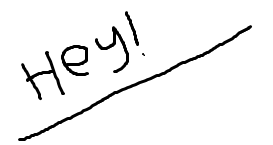
#> input picture images/hey.png, 273 x 145 px
$ jupyter execute --allow-errors 05-hough_rho_theta.ipynb   (older library calls are emulated)
#> lines starting #> are read from the running program, lines starting #| are printed output that depends on the picture; after the words box and inside, x2 and y2 are one past the last pixel; in counts of white or black regions, pixels touching at a corner belong together
## Hough lines using polar coordinates and by iterating through (voting for) rho and theta

### imports

[cell 1]
import cv2
import numpy as np
from matplotlib import pyplot as plt
from IPython.display import clear_output

### main variables

[cell 2]
image_path = '../images/hey.png'

### functions

[cell 3]
#Source: https://stackoverflow.com/a/42314798

def plotimage(img, title=None, figsize=None):
    h = img.shape[0]
    w = img.shape[1]
    dpi = 80
    if figsize is None:
        figsize = w / float(dpi), h / float(dpi)
    fig = plt.figure(figsize=figsize)
    ax = fig.add_axes([0, 0, 1, 1])
    ax.axis('off')
    ax.imshow(img, cmap='gray')
    if title:
        plt.title(title)
    plt.show()

### code

## Read Image

[cell 4]
img = cv2.imread(image_path)
#> img is the input picture: shape (145, 273, 3); min 0, max 255, mean 242.9
img = cv2.cvtColor(img, cv2.COLOR_RGB2BGR)
gray = cv2.cvtColor(img, cv2.COLOR_BGR2GRAY)
threshold = 100
gray[gray<threshold] = 0
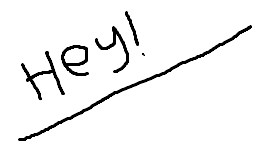
#> gray: shape (145, 273); min 0, max 255, mean 242.5
gray[gray>=threshold] = 1
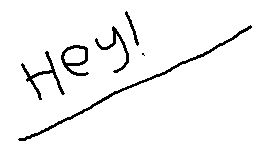
#> gray: shape (145, 273); values 0 (black) and 1 (white), 95.5% white; black in thin lines or dots, all inside (x1, y1, x2, y2) = (18, 11, 252, 141)
bw = 1-gray
plotimage(bw, 'Grayscale Image')
#> (the call stopped at in plotimage, `fig = plt.figure(figsize=figsize)`: IPython is not available in this run)

[cell 5]
# [5 lines of commented-out code are left out]

### Vote

[cell 6]
def get_rho(theta, x, y):
    deg = np.deg2rad(theta)
    return x*np.cos(deg)+y*np.sin(deg)

[cell 7]
def transform_coords(p1,p2):
    t0 = p1[0]
    t1 = p2[0]
    r0 = p1[1]
    r1 = p2[1]

    r0 = int((r0- rho_min)/rho_step)
    r1 = int((r1- rho_min)/rho_step)
    t0 = int((t0- theta_min)/theta_step)
    t1 = int((t1- theta_min)/theta_step)

    return (t0,r0), (t1,r1)

[cell 8]
def draw_rho_theta(x,y):
    result_img = np.zeros((len(rho_axis), len(theta_axis)))

    rho = get_rho(theta_axis, x, y).astype('int')

    for i in range(len(theta_axis)-1):
        p1, p2 = transform_coords((theta_axis[i], rho[i]), (theta_axis[i+1], rho[i+1]))
        cv2.line(result_img, p1, p2, 1)

    return result_img

#### Voting

[cell 9]
theta_min, theta_max = -89, 90
theta_step = 1
theta_axis = np.arange(theta_min, theta_max, theta_step).astype('int')

dist = int(np.linalg.norm(np.array(bw.shape)))
#> dist = 309
rho_min = 0
rho_max = dist
#> rho_max = 309
rho_step = 1
rho_axis = np.arange(rho_min, rho_max, rho_step).astype('int')
#> rho_axis = 309 values from 0 to 308

#####

votes = np.zeros(shape=(len(rho_axis),len(theta_axis)), dtype='int')
prev_percentage = percentage = None

for x in range(bw.shape[0]):
    for y in range(bw.shape[1]):
        if bw[x,y]:
            mask = draw_rho_theta(x,y)
            votes = votes + mask
    prev_percentage = percentage
    percentage = x/(bw.shape[0]-1)
    clear_output(wait=True)
    print("{:.1%}".format(percentage)),
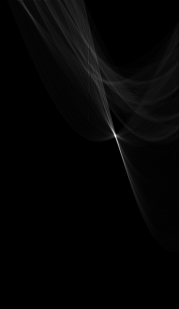
#> votes: shape (309, 179) float64; min 0, max 321, mean 6.1; drawn with min black and max white

plotimage(votes)
#> (the call stopped at in plotimage, `fig = plt.figure(figsize=figsize)`: IPython is not available in this run)

[cell 10]
rho0,theta0 = np.unravel_index(votes.argmax(), votes.shape)
rho = rho0*rho_step + rho_min
theta = theta0*theta_step +theta_min

print(rho, theta)
#| 136 26

### Draw first N lines each in an image

[cell 11]
def draw_max(image, votes, color = (255,0,0), skip=False):
    rho0,theta0 = np.unravel_index(votes.argmax(), votes.shape)
    votes[rho0,theta0] = 0
    if skip:
        return

    rho = rho0*rho_step + rho_min
    theta = theta0*theta_step +theta_min
    if theta==0:
        theta+=0.5
    theta = np.deg2rad(theta)

    x0 = 0
    y0 = int((rho-x0*np.cos(theta))/np.sin(theta))

    x1 = image.shape[0]
    y1 = int((rho-x1*np.cos(theta))/np.sin(theta))

    cv2.line(image, (y0,x0), (y1,x1),  color, 1)


image = votes.copy()
N = 50
#> (the rest of this cell did not finish here and is left out)

### Draw first N hough lines in 1 image

[cell 12]
image = votes.copy()
im = img.copy()
N = 50
for i in range(N):
    draw_max(im, image, 255, False)
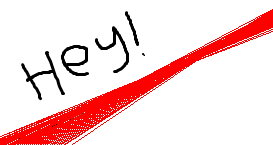
#> im: shape (145, 273, 3); 13.27% of pixels changed, all inside (x1, y1, x2, y2) = (0, 9, 273, 145)

plt.figure()
#> (this line was passed over: IPython is not available in this run)
plt.imshow(im)
#> (this line was passed over: IPython is not available in this run)

### Apply Opencv's HoughLines functions

[cell 13]
im = img.copy()

lines = cv2.HoughLines(bw, 1, np.pi/360, 0)
for i in range(50):
    for rho,theta in lines[i]:
        a = np.cos(theta)
        b = np.sin(theta)
        x0 = a*rho
        y0 = b*rho
        x1 = int(x0 + 1000*(-b))
        y1 = int(y0 + 1000*(a))
        x2 = int(x0 - 1000*(-b))
        y2 = int(y0 - 1000*(a))

        cv2.line(im,(x1,y1),(x2,y2),(0,0,255),1)
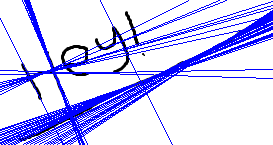
#> im: shape (145, 273, 3); 18.15% of pixels changed, all inside (x1, y1, x2, y2) = (0, 0, 273, 145)

plt.imshow(im)
#> (this line was passed over: IPython is not available in this run)
print(lines[0].shape)
#| (1, 2)
